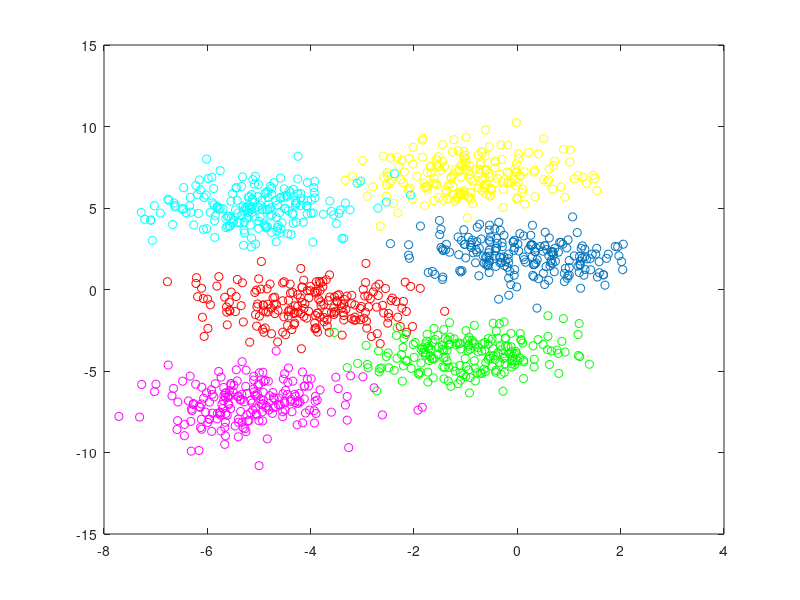

Reproduce this figure in MATLAB. (Note: this script raises an error after producing the figure.)
% an example to construct an oblique decision tree with the specified
% resolution in 2D space.

clear
close all

pkg load statistics

bits=2; % specify the resolution

%% create data samples with 6 classes in 2D space
mu=[0 2];
sigma=[1 0;0 1];
N=200;
data1=mvnrnd(mu,sigma,N);
mu=[-4 -1];
data2=mvnrnd(mu,sigma,N);
mu=[-1 -4];
data3=mvnrnd(mu,sigma,N);
mu=[-1 7];
data4=mvnrnd(mu,sigma,N);
mu=[-5 5];
data5=mvnrnd(mu,sigma,N);
mu=[-5 -7];
data6=mvnrnd(mu,sigma,N);
data=[data1;data2;data3;data4;data5;data6];


labels=[ones(1,N) 2*ones(1,N) 3*ones(1,N) 4*ones(1,N) 5*ones(1,N) 6*ones(1,N)]';
##save('data-6.mat','data', 'labels')
#save -6 'data-6.mat' data  labels
#load -6 'data-6.mat'

plot(data1(:,1),data1(:,2),'o')
hold on
plot(data2(:,1),data2(:,2),'ro')
plot(data3(:,1),data3(:,2),'go')
plot(data4(:,1),data4(:,2),'yo')
plot(data5(:,1),data5(:,2),'co')
plot(data6(:,1),data6(:,2),'mo')

%%

[coeff class_id]=tree_split(data, labels, bits);
err=tree_test(data, labels, coeff, class_id);
boundaryplot2d(data,labels,coeff);
title(['an oblique decision tree with ',num2str(bits), ' bit resolution'])
